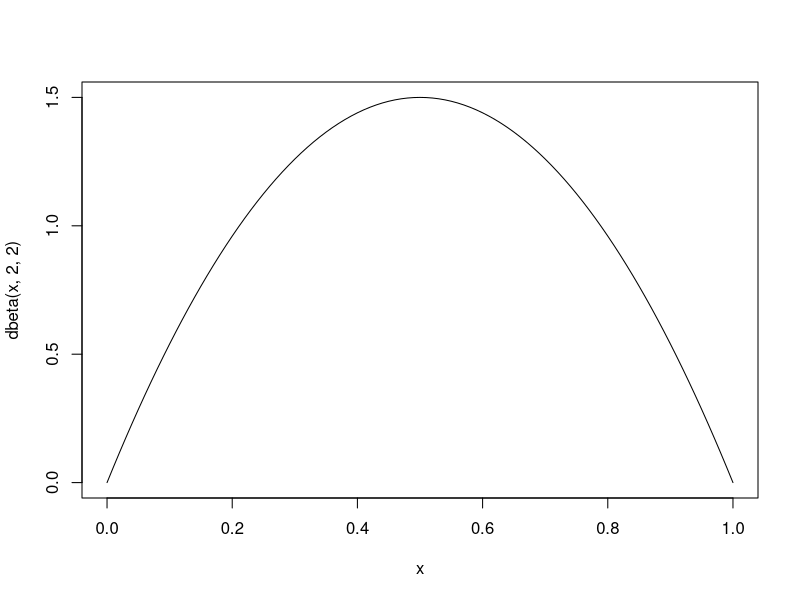

The R script that drew this image: (Note: this script raises an error after producing the figure.)


# 1. Grid search ----------------------------------------------------------

set.seed(1859)
x_obs <- rbinom(10, 6, 0.6)
x_obs


p <- seq(from = 0.01, to = 0.99, length.out = 100)

curve(dbeta(x, 2, 2))

prior <- dbeta(p, 2, 2)

#likelihood <- (dbinom(x_obs, size = 6, prob = p, log = FALSE))

numerator <- likelihood * prior

denominator <- sum(numerator)

#sum(numerator/denominator)

posterior <- numerator/denominator
posterior

plot(p, posterior)


# 2. Conjugate prior ------------------------------------------------------

install.packages("extraDistr")

set.seed(1859)
x_obs <- rbinom(10, 6, 0.6)
x_obs

p <- seq(from = 0.01, to = 0.99, length.out = 100)

curve(dbeta(x, 2, 2))

prior <- dbeta(p, 2, 2)

posterior2 <- dbeta(p, shape1 = (2 + sum(x_obs)), shape2 = (2 + sum(6 - x_obs)))

something <- posterior2/sum(posterior2)

plot(p, posterior2)
